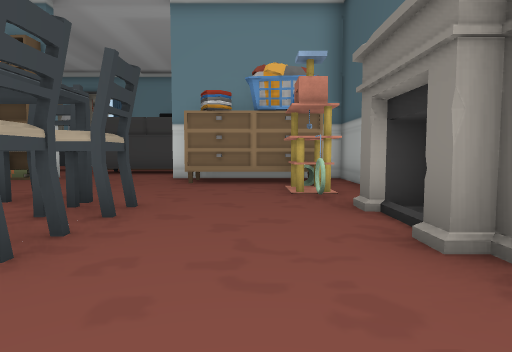
view 1 (above)

24 first-person views from a walk through a 3-D level made in the Unity game engine. The camera is 1.4 m above the floor, tilts 4° down and sees 75° across. The floor is counted in squares, 2 m on a side. Each view is taken from the middle of a square. On the plan, view 1 faces up. The plan holds only what a view shows up to about 10 squares ahead; the rest is blank. The place goes on beyond the plan. The player is left out. Some animated figures are not drawn. Some surface patterns are stand-ins.

view 2
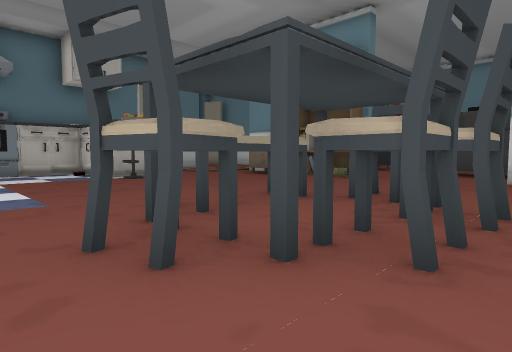

view 3
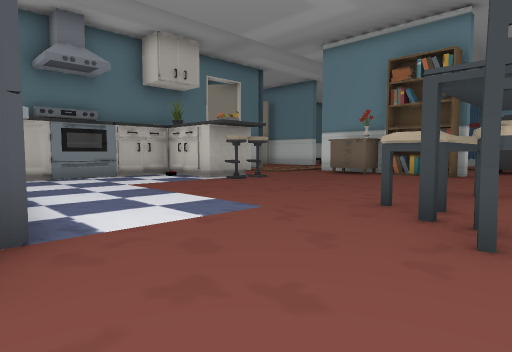

view 4
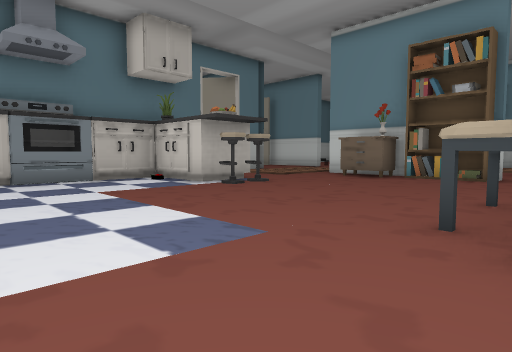

view 5
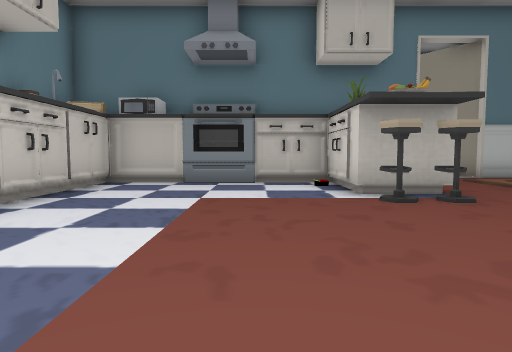

view 6
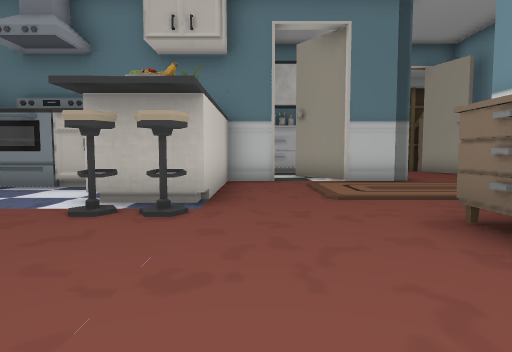

view 7
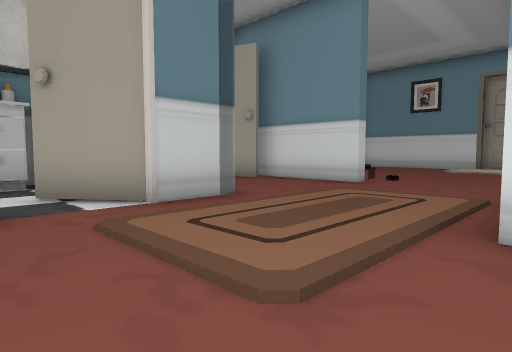

view 8
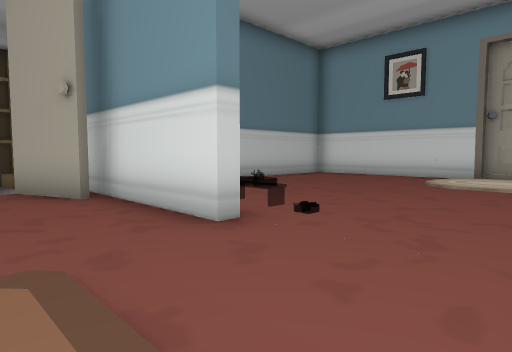

view 9
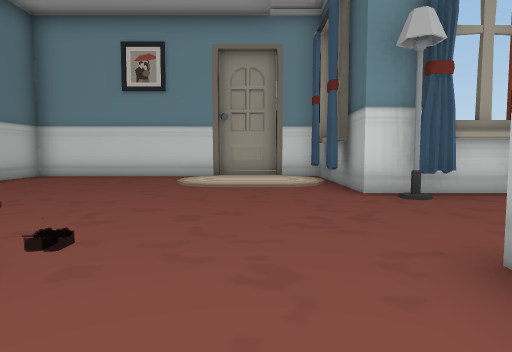

view 10
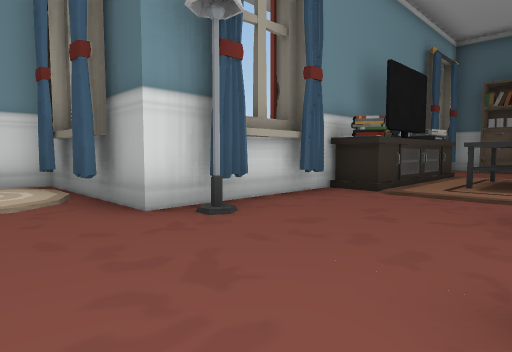

view 11
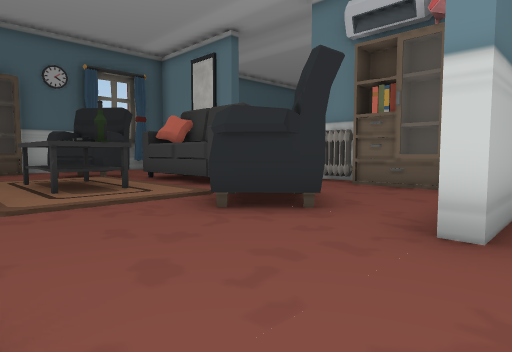

view 12
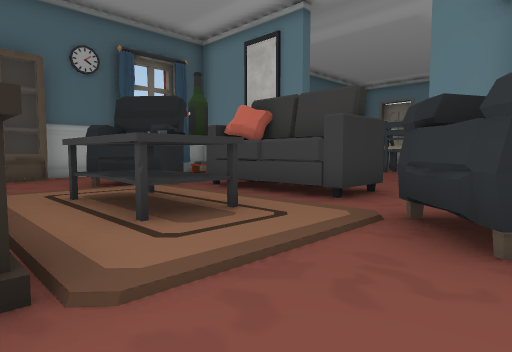

view 13
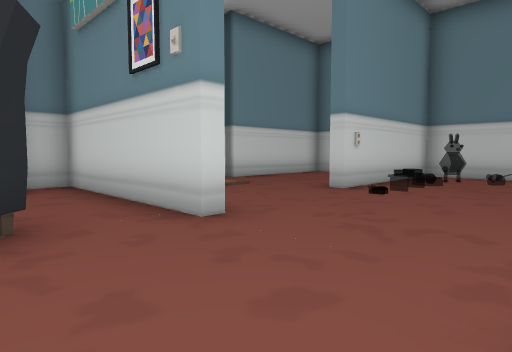

view 14
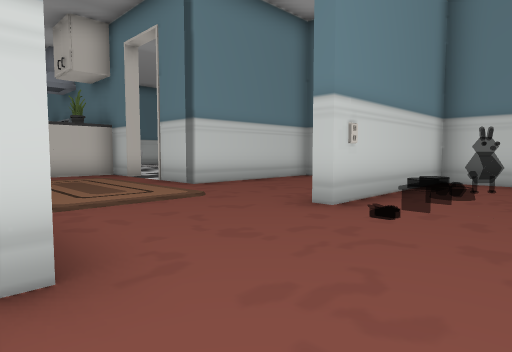

view 15
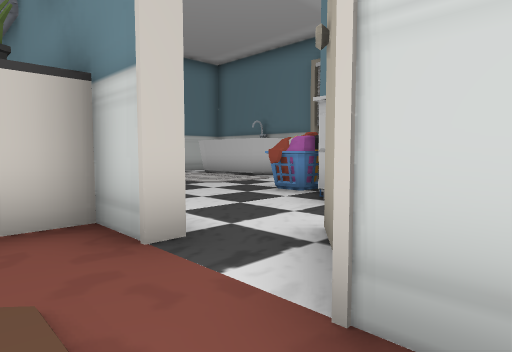

view 16
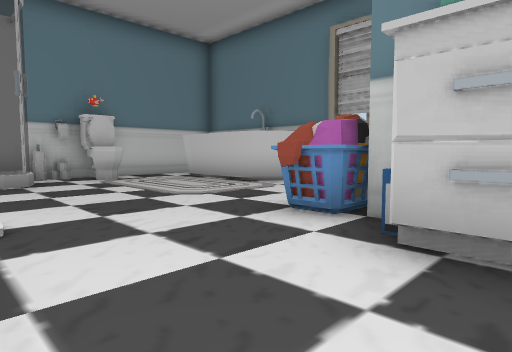

view 17
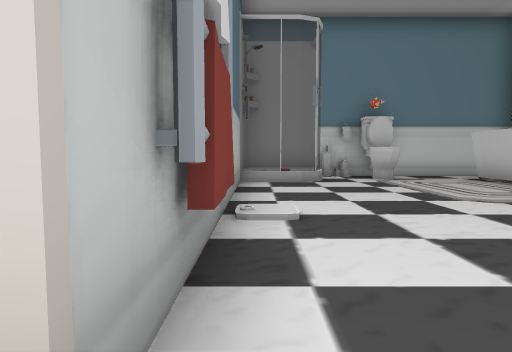

view 18
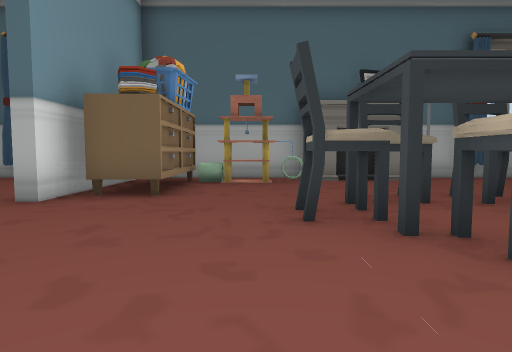

view 19
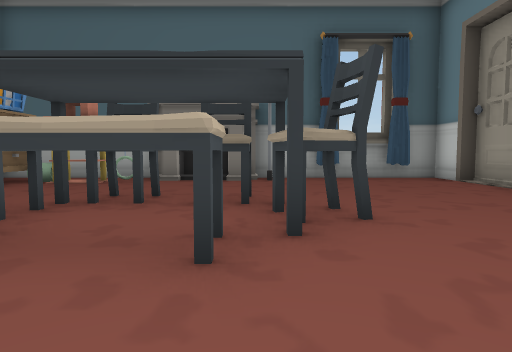

view 20
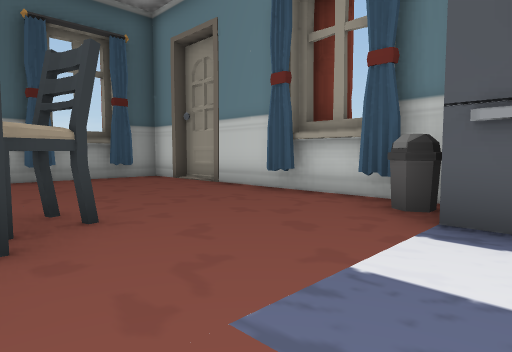

view 21
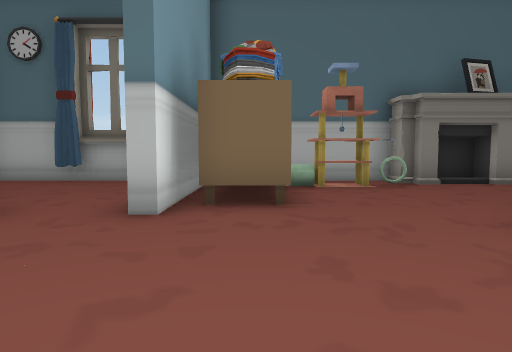

view 22
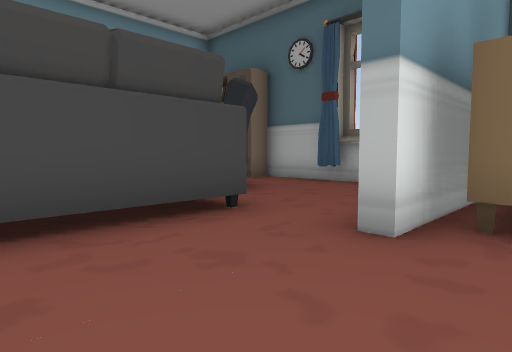

view 23
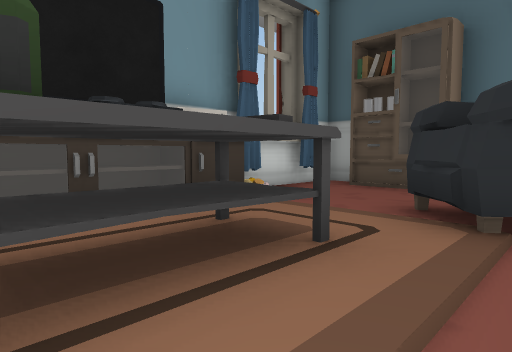

view 24
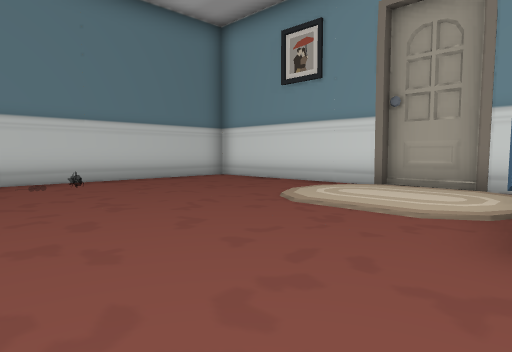

### Floor plan
Key: @ floor where view 1 was taken; # wall or solid block; . main floor; : floor 0.5 m higher than the main floor; = window, fence, low wall or low ledge; B bookshelf; T tower; C chair; U counter; S stool; E oven; F fridge; R dresser; G rug; A table; O other object.
Columns run from 21 left of view 1 to 3 right of it. Each row starts with its distance up from view 1.
 22   ##########
 21   #.....GGG#
 20   #....GGGG#
 19    .....GGG#
 18    ........##############
 17    .=......O..##O=O##...#
 16   #....................O
 15   #.=...........AAA....O
 14   #.###O...#.OO....OOO..#
 13    ##......#.#O.....O..##
 12    ........#....OOO#....#
 11     .......#....####...##
 10    ####....#OO.O......
  9      ##....###B#...#####
  8      ##.....RR......OOO#
  7    #O#................T#
  6    OO.#...............T#
  5   OO..#UUUUS.....#C#..TO
  4    O..#UUUUS....CC C...O
  3  .....#UU.......CC.C...O
  2 #.GG..#EE........CCC..OO
  1 # GG..#EE.........C.....#
  0 # GG..#OU............@.##
 -1 # GG.OOOO...............#
 -2 #=OOO:OUU    FF#O......##
 -3 ###OOO# U      ######.##
 -4                     ###

Positions as (right, up) in squares from view 1, and headings:
1: (0, 0), facing up
2: (-1, 0), facing up-left
3: (-3, -2), facing up-left
4: (-4, -1), facing up-left
5: (-5, 2), facing left
6: (-6, 6), facing left
7: (-10, 6), facing up-left
8: (-11, 11), facing up-left
9: (-12, 12), facing up
10: (-12, 14), facing up-right
11: (-11, 17), facing down-right
12: (-8, 17), facing down-right
13: (-8, 17), facing down-left
14: (-10, 16), facing down-left
15: (-13, 9), facing down-left
16: (-15, 7), facing down-left
17: (-15, 7), facing down
18: (-7, 6), facing right
19: (-7, 2), facing right
20: (-7, 2), facing down-right
21: (-6, 8), facing right
22: (-5, 8), facing up-right
23: (-5, 13), facing up-right
24: (-10, 15), facing up-left
